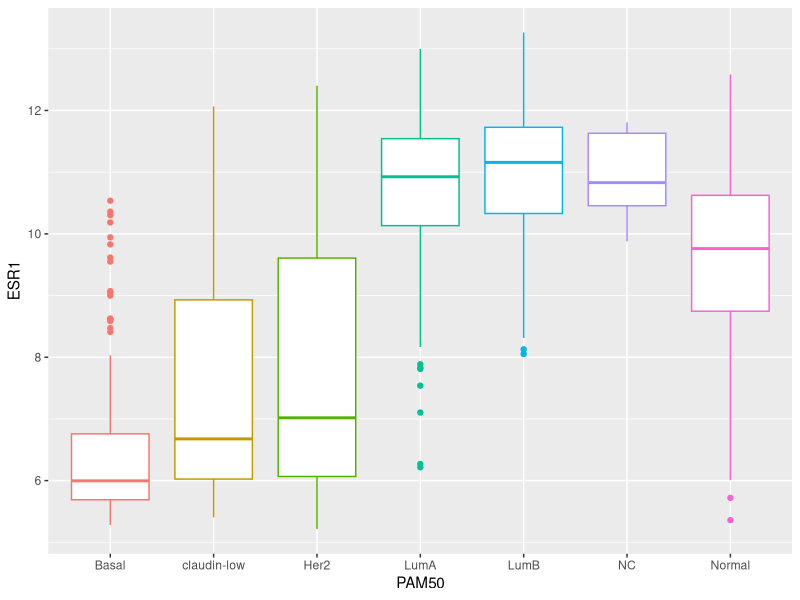
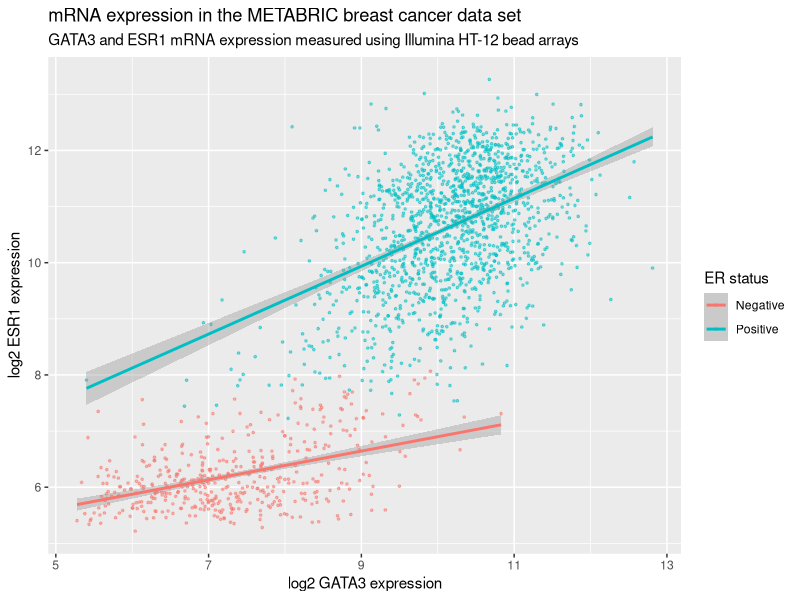
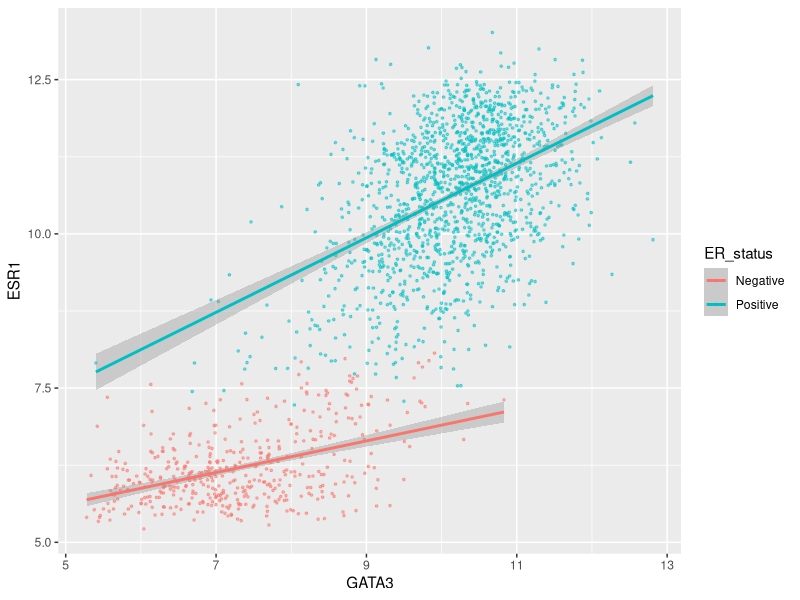
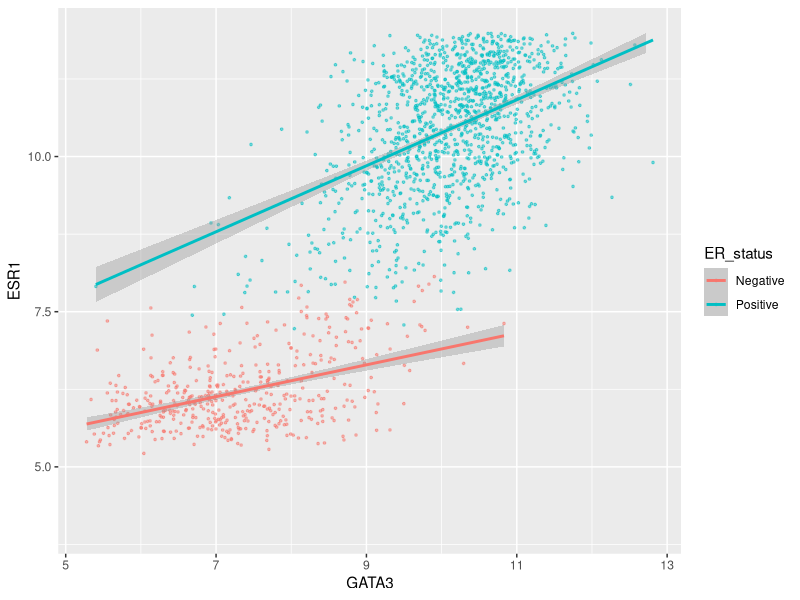
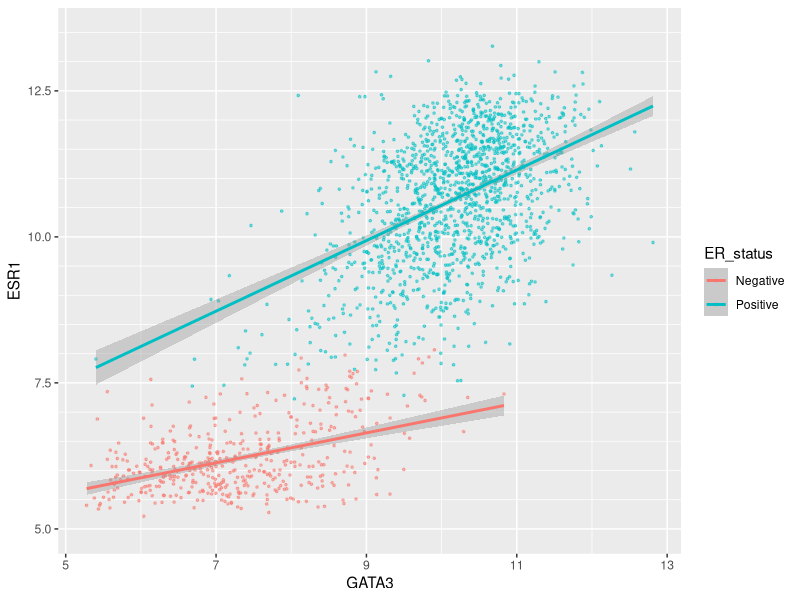
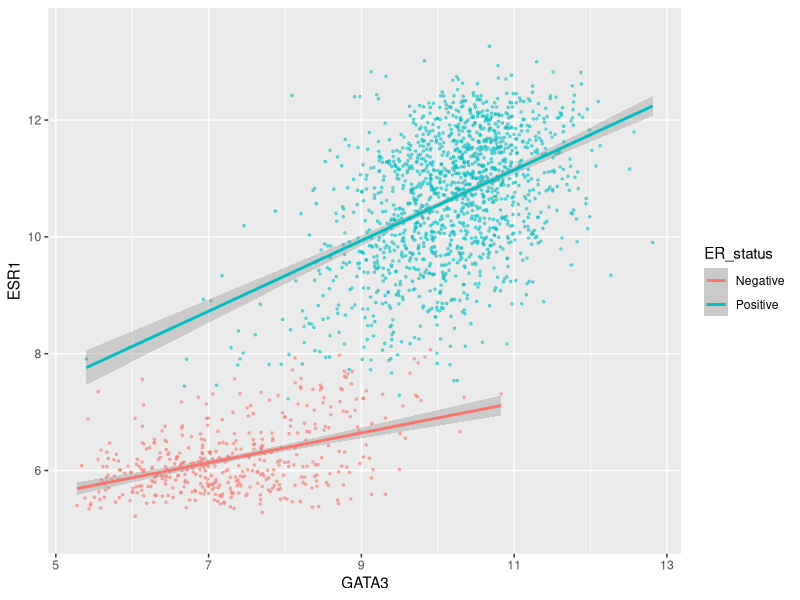
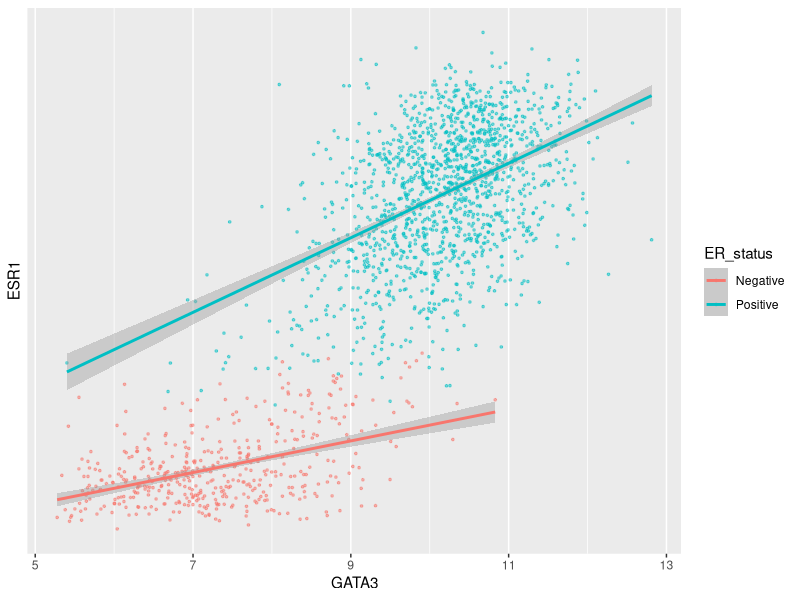
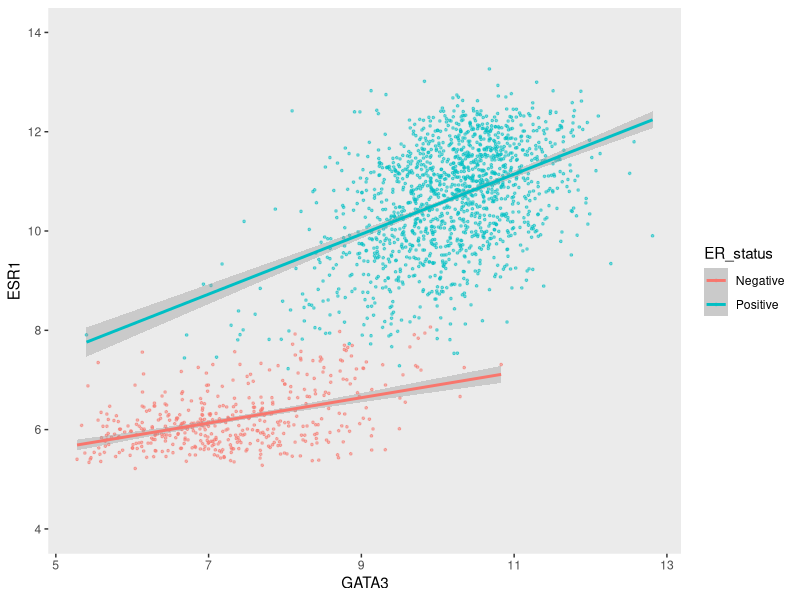

Generate these figures, in order, with R: (Note: this script raises an error after producing the figures.)
## ---- chunk 1
library(tidyverse)
## ---- chunk 2
metabric <- read_csv("data/metabric_clinical_and_expression_data.csv")
metabric
## ---- chunk 3
summarise(metabric, mean(ESR1))
## ---- chunk 4
metabric %>%
  group_by(ER_status) %>%
  summarise(mean(ESR1))
## ---- chunk 5
2 ** (10.6 - 6.21)  # equivalent to (2 ** 10.6) / (2 ** 6.21)
## ---- chunk 6
metabric %>%
  group_by(Integrative_cluster) %>%
  summarise(ESR1 = mean(ESR1))
## ---- chunk 7
metabric %>%
  group_by(PAM50) %>%
  summarise_at(vars(ESR1, PGR, ERBB2), mean)
## ---- chunk 8
metabric %>%
  group_by(PAM50, HER2_status) %>%
  summarise(ESR1_mean = mean(ESR1))
## ---- chunk 9
metabric %>%
  group_by(PAM50, HER2_status) %>%
  summarise(N = n(), ESR1_mean = mean(ESR1))
## ---- chunk 10
count(metabric, PAM50)
## ---- chunk 11
count(metabric, PAM50, HER2_status)
## ---- chunk 12
count(metabric, PAM50, HER2_status, name = "Samples")
## ---- chunk 13
metabric %>%
  group_by(ER_status) %>%
  summarize(N = n(), `Average tumour size` = mean(Tumour_size))
## ---- chunk 14
metabric %>%
  group_by(ER_status) %>%
  summarize(N = n(), `Average tumour size` = mean(Tumour_size, na.rm = TRUE))
## ---- chunk 15
metabric %>%
  filter(!is.na(Tumour_size)) %>%
  group_by(ER_status) %>%
  summarize(N = n(), `Average tumour size` = mean(Tumour_size))
## ---- chunk 16
metabric %>%
  group_by(ER_status) %>%
  summarize(N = n(), Missing = sum(is.na(Tumour_size)), `Average tumour size` = mean(Tumour_size, na.rm = TRUE))
## ---- chunk 17
test_vector <- c(1, 3, 2, NA, 6, 5, NA, 10)
is.na(test_vector)
## ---- chunk 18
sum(is.na(test_vector))
## ---- chunk 19
mean(is.na(test_vector))
## ---- chunk 20
metabric %>%
  group_by(ER_status) %>%
  summarize(N = n(), `Missing tumour size` = sum(is.na(Tumour_size)), `Proportion missing` = mean(is.na(Tumour_size)))
## ---- chunk 21
metabric %>%
  filter(Survival_status == "DECEASED") %>%
  group_by(ER_status) %>%
  summarise(N = n(), N_long_survival = sum(Survival_time > 120), Proportion_long_survival = mean(Survival_time > 120))
## ---- chunk 22
mutations <- read_csv("data/metabric_mutations.csv")
select(mutations, Patient_ID, Chromosome, Position = Start_Position, Ref = Reference_Allele, Alt = Tumor_Seq_Allele1, Type = Variant_Type, Gene)
## ---- chunk 23
mutations %>%
  distinct(Patient_ID) %>%
  nrow()
## ---- chunk 24
mutations %>%
  distinct(Patient_ID, Gene)
## ---- chunk 25
# number of mutations for each gene
count(mutations, Gene)
## ---- chunk 26
# number of tumour samples in which each gene is mutated
mutations %>%
  distinct(Patient_ID, Gene) %>%
  count(Gene)
## ---- chunk 27
band_members
band_instruments
left_join(band_members, band_instruments, by = "name")
## ---- chunk 28
right_join(band_members, band_instruments, by = "name")
## ---- chunk 29
inner_join(band_members, band_instruments, by = "name")
## ---- chunk 30
full_join(band_members, band_instruments, by = "name")
## ---- chunk 31
band_instruments2
left_join(band_members, band_instruments2, by = c("name" = "artist"))
## ---- chunk 32
band_instruments3 <- tibble(
  name =  c("John",   "Paul", "Paul",   "Keith"),
  plays = c("guitar", "bass", "guitar", "guitar")
)
band_instruments3
left_join(band_members, band_instruments3, by = "name")
## ---- chunk 33
band_members3 <- tibble(
  name = c("Mick",   "John",    "Paul",    "Paul"),
  band = c("Stones", "Beatles", "Beatles", "Wings")
)
band_members3
left_join(band_members3, band_instruments3, by = "name")
## ---- chunk 34
band_members4 <- tibble(
  forename = c("Mick",   "John",    "Paul",      "Mick",  "John"),
  surname =  c("Jagger", "Lennon",  "McCartney", "Avory", "Squire"),
  band =     c("Stones", "Beatles", "Beatles",   "Kinks", "Roses")
)
band_instruments4 <- tibble(
  forename = c("John",   "Paul",      "Keith",    "Mick",  "John"),
  surname =  c("Lennon", "McCartney", "Richards", "Avory", "Squire"),
  plays =    c("guitar", "bass",      "guitar",   "drums", "guitar")
)
full_join(band_members4, band_instruments4, by = c("forename", "surname"))
## ---- chunk 35
band_members5 <- tibble(
  name = c("John", "Paul", "Ringo", "George", "Mick"),
  birth_year = c(1940, 1942, 1940, 1943, 1943),
  band = c("Beatles", "Beatles", "Beatles", "Beatles", "Stones")
)
band_instruments5 <- tibble(
  name = c("John", "Paul", "Ringo", "George"),
  birth_year = c(1940, 1942, 1940, 1943),
  instrument = c("guitar", "bass", "drums", "guitar")
)
left_join(band_members5, band_instruments5, by = "name")
## ---- chunk 36
semi_join(band_members, band_instruments, by = "name")
## ---- chunk 37
anti_join(band_members, band_instruments, by = "name")
## ---- chunk 38
clinical_data <- read_csv("data/metabric_clinical_data.csv")
clinical_data <- select(clinical_data, Patient_ID, ER_status, PAM50)
clinical_data
## ---- chunk 39
mrna_expression_data <- read_tsv("data/metabric_mrna_expression.txt")
mrna_expression_data
## ---- chunk 40
combined_data <- inner_join(clinical_data, mrna_expression_data, by = c("Patient_ID" = "SAMPLE_ID"))
combined_data
## ---- chunk 41
combined_data %>%
  filter(!is.na(PAM50), !is.na(ESR1)) %>%
  ggplot(mapping = aes(x = PAM50, y = ESR1, colour = PAM50)) +
  geom_boxplot(show.legend = FALSE)
## ---- chunk 42
plot <- ggplot(data = metabric, mapping = aes(x = GATA3, y = ESR1, colour = ER_status)) +
  geom_point(size = 0.6, alpha = 0.5) +
  geom_smooth(method = "lm") +
  labs(
    title = "mRNA expression in the METABRIC breast cancer data set",
    subtitle = "GATA3 and ESR1 mRNA expression measured using Illumina HT-12 bead arrays",
    x = "log2 GATA3 expression",
    y = "log2 ESR1 expression",
    colour = "ER status"
  )
plot
## ---- chunk 43
names(plot)
## ---- chunk 44
plot$mapping
## ---- chunk 45
ggplot(data = metabric, mapping = aes(x = GATA3, y = ESR1, colour = ER_status)) +
  geom_point(size = 0.6, alpha = 0.5) +
  geom_smooth(method = "lm") +
  scale_y_continuous(breaks = seq(5, 15, by = 2.5))
## ---- chunk 46
seq(5, 15, by = 2.5)
## ---- chunk 47
ggplot(data = metabric, mapping = aes(x = GATA3, y = ESR1, colour = ER_status)) +
  geom_point(size = 0.6, alpha = 0.5) +
  geom_smooth(method = "lm") +
  scale_y_continuous(breaks = seq(5, 15, by = 2.5), limits = c(4, 12))
## ---- chunk 48
ggplot(data = metabric, mapping = aes(x = GATA3, y = ESR1, colour = ER_status)) +
  geom_point(size = 0.6, alpha = 0.5) +
  geom_smooth(method = "lm") +
  scale_y_continuous(breaks = seq(5, 12.5, by = 2.5), minor_breaks = seq(5, 13.5, 0.5), limits = c(5, 13.5))
## ---- chunk 49
ggplot(data = metabric, mapping = aes(x = GATA3, y = ESR1, colour = ER_status)) +
  geom_point(size = 0.6, alpha = 0.5) +
  geom_smooth(method = "lm") +
  scale_y_continuous(breaks = seq(6, 14, by = 2), minor_breaks = NULL, limits = c(5, 13.5))
## ---- chunk 50
ggplot(data = metabric, mapping = aes(x = GATA3, y = ESR1, colour = ER_status)) +
  geom_point(size = 0.6, alpha = 0.5) +
  geom_smooth(method = "lm") +
  scale_y_continuous(breaks = NULL)
## ---- chunk 51
ggplot(data = metabric, mapping = aes(x = GATA3, y = ESR1, colour = ER_status)) +
  geom_point(size = 0.6, alpha = 0.5) +
  geom_smooth(method = "lm") +
  scale_y_continuous(breaks = seq(4, 14, by = 2), limits = c(4, 14)) +
  theme(panel.grid = element_blank())
## ---- chunk 52
ggplot(data = metabric, mapping = aes(x = GATA3, y = ESR1, colour = ER_status)) +
  geom_point(size = 0.6, alpha = 0.5) +
  geom_smooth(method = "lm") +
  scale_x_continuous(expand = expand_scale(mult = 0.01)) +
  scale_y_continuous(expand = expand_scale(mult = 0.25))
## ---- chunk 53
ggplot(data = metabric, mapping = aes(x = GATA3, y = ESR1, colour = ER_status)) +
  geom_point(size = 0.6, alpha = 0.5) +
  geom_smooth(method = "lm") +
  scale_x_continuous(position = "top")
## ---- chunk 54
ggplot(data = metabric, mapping = aes(x = GATA3, y = ESR1, colour = ER_status)) +
  geom_point(size = 0.6, alpha = 0.5) +
  geom_smooth(method = "lm") +
  scale_colour_manual(values = c("dodgerblue2", "firebrick2"))
## ---- chunk 55
ggplot(data = metabric, mapping = aes(x = GATA3, y = ESR1, colour = `3-gene_classifier`)) +
  geom_point(size = 0.6, alpha = 0.5, na.rm = TRUE) +
  scale_colour_brewer(palette = "Set1")
## ---- chunk 56
ggplot(data = metabric, mapping = aes(x = GATA3, y = ESR1, colour = ER_status)) +
  geom_point(size = 0.6, alpha = 0.5) +
  geom_smooth(method = "lm") +
  scale_colour_manual(values = c("dodgerblue2", "firebrick2"), labels = c("ER-negative", "ER-positive")) +
  labs(colour = NULL)  # remove legend title for colour now that the labels are self-explanatory
## ---- chunk 57
# Nottingham_prognostic_index is incorrectly calculated in the data downloaded from cBioPortal
metabric <- mutate(metabric, Nottingham_prognostic_index = 0.02 * Tumour_size + Lymph_node_status + Neoplasm_histologic_grade)
#
metabric %>%
  filter(!is.na(Nottingham_prognostic_index)) %>%
  ggplot(mapping = aes(x = GATA3, y = ESR1, colour = Nottingham_prognostic_index)) +
  geom_point(size = 0.5)
## ---- chunk 58
metabric %>%
  filter(!is.na(Nottingham_prognostic_index)) %>%
  ggplot(mapping = aes(x = GATA3, y = ESR1, colour = Nottingham_prognostic_index)) +
  geom_point(size = 0.75) +
  scale_colour_gradient(low = "white", high = "firebrick2")
## ---- chunk 59
metabric %>%
  filter(!is.na(Nottingham_prognostic_index)) %>%
  ggplot(mapping = aes(x = GATA3, y = ESR1, colour = Nottingham_prognostic_index)) +
  geom_point(size = 0.75) +
  scale_colour_gradient2(low = "dodgerblue1", mid = "grey90", high = "firebrick1", midpoint = 4.5)
## ---- chunk 60
metabric %>%
  filter(!is.na(Nottingham_prognostic_index)) %>%
  ggplot(mapping = aes(x = GATA3, y = ESR1, colour = Nottingham_prognostic_index)) +
  geom_point(size = 0.5) +
  scale_colour_gradient(
    low = "lightblue", high = "darkblue",
    name = "NPI",
    breaks = 2:6,
    limits = c(1.5, 6.5)
  )
